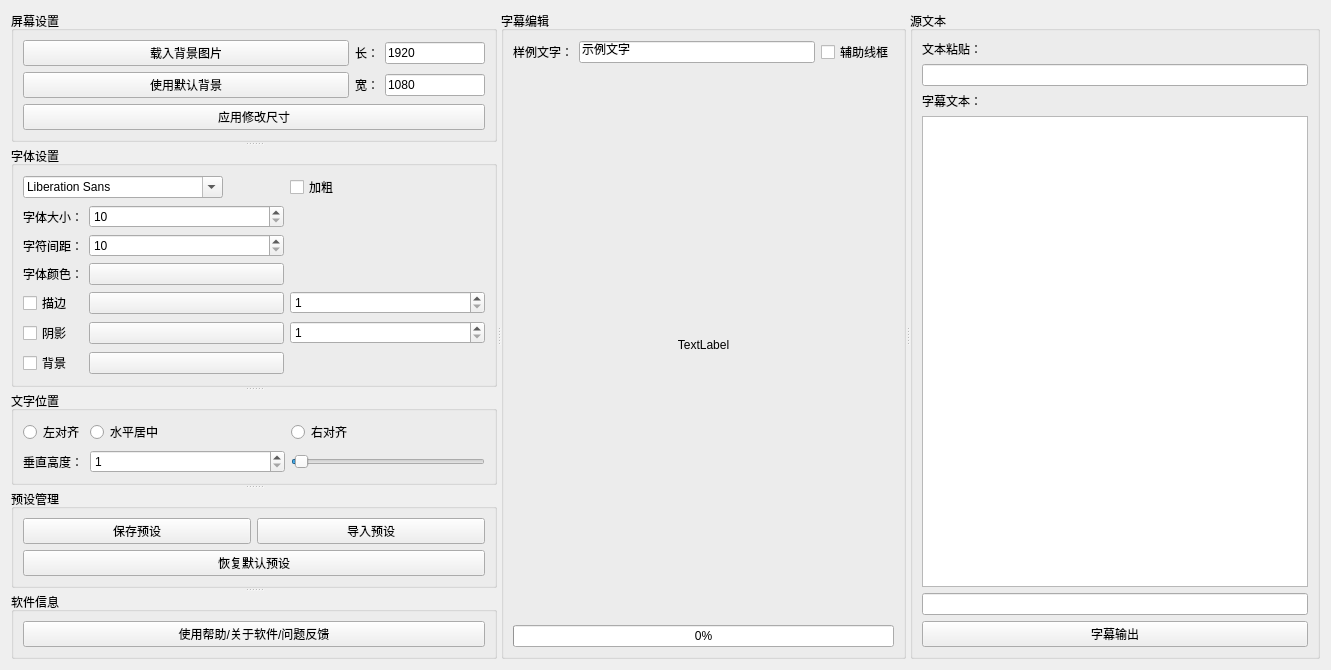
<?xml version="1.0" encoding="UTF-8"?>
<ui version="4.0">
 <class>Widget</class>
 <widget class="QWidget" name="Widget">
  <property name="geometry">
   <rect>
    <x>0</x>
    <y>0</y>
    <width>1331</width>
    <height>665</height>
   </rect>
  </property>
  <property name="sizePolicy">
   <sizepolicy hsizetype="Preferred" vsizetype="Preferred">
    <horstretch>0</horstretch>
    <verstretch>0</verstretch>
   </sizepolicy>
  </property>
  <property name="windowTitle">
   <string>Widget</string>
  </property>
  <layout class="QHBoxLayout" name="horizontalLayout">
   <item>
    <widget class="QSplitter" name="splitter_3">
     <property name="orientation">
      <enum>Qt::Horizontal</enum>
     </property>
     <widget class="QSplitter" name="splitter_2">
      <property name="orientation">
       <enum>Qt::Vertical</enum>
      </property>
      <widget class="QGroupBox" name="groupBox_2">
       <property name="sizePolicy">
        <sizepolicy hsizetype="Preferred" vsizetype="Preferred">
         <horstretch>0</horstretch>
         <verstretch>0</verstretch>
        </sizepolicy>
       </property>
       <property name="title">
        <string>屏幕设置</string>
       </property>
       <layout class="QGridLayout" name="gridLayout_2">
        <item row="3" column="1">
         <widget class="QLabel" name="label_2">
          <property name="sizePolicy">
           <sizepolicy hsizetype="Fixed" vsizetype="Preferred">
            <horstretch>0</horstretch>
            <verstretch>0</verstretch>
           </sizepolicy>
          </property>
          <property name="text">
           <string>长：</string>
          </property>
         </widget>
        </item>
        <item row="4" column="0">
         <widget class="QPushButton" name="pushButton_loadBackGroundImg_2">
          <property name="sizePolicy">
           <sizepolicy hsizetype="Preferred" vsizetype="Fixed">
            <horstretch>0</horstretch>
            <verstretch>0</verstretch>
           </sizepolicy>
          </property>
          <property name="text">
           <string>使用默认背景</string>
          </property>
         </widget>
        </item>
        <item row="4" column="2">
         <widget class="QLineEdit" name="lineEdit_height">
          <property name="sizePolicy">
           <sizepolicy hsizetype="Preferred" vsizetype="Fixed">
            <horstretch>0</horstretch>
            <verstretch>0</verstretch>
           </sizepolicy>
          </property>
          <property name="minimumSize">
           <size>
            <width>50</width>
            <height>0</height>
           </size>
          </property>
          <property name="maximumSize">
           <size>
            <width>100</width>
            <height>16777215</height>
           </size>
          </property>
          <property name="text">
           <string>1080</string>
          </property>
         </widget>
        </item>
        <item row="4" column="1">
         <widget class="QLabel" name="label_3">
          <property name="sizePolicy">
           <sizepolicy hsizetype="Fixed" vsizetype="Preferred">
            <horstretch>0</horstretch>
            <verstretch>0</verstretch>
           </sizepolicy>
          </property>
          <property name="text">
           <string>宽：</string>
          </property>
         </widget>
        </item>
        <item row="3" column="0">
         <widget class="QPushButton" name="pushButton_loadBackGroundImg">
          <property name="sizePolicy">
           <sizepolicy hsizetype="Preferred" vsizetype="Fixed">
            <horstretch>0</horstretch>
            <verstretch>0</verstretch>
           </sizepolicy>
          </property>
          <property name="text">
           <string>载入背景图片</string>
          </property>
         </widget>
        </item>
        <item row="3" column="2">
         <widget class="QLineEdit" name="lineEdit_width">
          <property name="sizePolicy">
           <sizepolicy hsizetype="Preferred" vsizetype="Fixed">
            <horstretch>0</horstretch>
            <verstretch>0</verstretch>
           </sizepolicy>
          </property>
          <property name="minimumSize">
           <size>
            <width>50</width>
            <height>0</height>
           </size>
          </property>
          <property name="maximumSize">
           <size>
            <width>100</width>
            <height>16777215</height>
           </size>
          </property>
          <property name="text">
           <string>1920</string>
          </property>
         </widget>
        </item>
        <item row="5" column="0" colspan="3">
         <widget class="QPushButton" name="pushButton_userSize">
          <property name="sizePolicy">
           <sizepolicy hsizetype="Preferred" vsizetype="Preferred">
            <horstretch>0</horstretch>
            <verstretch>0</verstretch>
           </sizepolicy>
          </property>
          <property name="text">
           <string>应用修改尺寸</string>
          </property>
         </widget>
        </item>
       </layout>
      </widget>
      <widget class="QGroupBox" name="groupBox">
       <property name="sizePolicy">
        <sizepolicy hsizetype="Preferred" vsizetype="Preferred">
         <horstretch>0</horstretch>
         <verstretch>0</verstretch>
        </sizepolicy>
       </property>
       <property name="title">
        <string>字体设置</string>
       </property>
       <layout class="QGridLayout" name="gridLayout">
        <item row="10" column="0">
         <widget class="QCheckBox" name="checkBox_textBg">
          <property name="sizePolicy">
           <sizepolicy hsizetype="Preferred" vsizetype="Fixed">
            <horstretch>0</horstretch>
            <verstretch>0</verstretch>
           </sizepolicy>
          </property>
          <property name="text">
           <string>背景</string>
          </property>
         </widget>
        </item>
        <item row="8" column="1">
         <widget class="QPushButton" name="pushButton_shadowColor">
          <property name="sizePolicy">
           <sizepolicy hsizetype="Preferred" vsizetype="Fixed">
            <horstretch>0</horstretch>
            <verstretch>0</verstretch>
           </sizepolicy>
          </property>
         </widget>
        </item>
        <item row="5" column="0">
         <widget class="QLabel" name="label_8">
          <property name="sizePolicy">
           <sizepolicy hsizetype="Fixed" vsizetype="Preferred">
            <horstretch>0</horstretch>
            <verstretch>0</verstretch>
           </sizepolicy>
          </property>
          <property name="text">
           <string>字符间距：</string>
          </property>
         </widget>
        </item>
        <item row="8" column="0">
         <widget class="QCheckBox" name="checkBox_shadow">
          <property name="sizePolicy">
           <sizepolicy hsizetype="Preferred" vsizetype="Fixed">
            <horstretch>0</horstretch>
            <verstretch>0</verstretch>
           </sizepolicy>
          </property>
          <property name="text">
           <string>阴影</string>
          </property>
         </widget>
        </item>
        <item row="7" column="1">
         <widget class="QPushButton" name="pushButton_outlineColor">
          <property name="sizePolicy">
           <sizepolicy hsizetype="Preferred" vsizetype="Fixed">
            <horstretch>0</horstretch>
            <verstretch>0</verstretch>
           </sizepolicy>
          </property>
         </widget>
        </item>
        <item row="10" column="1">
         <widget class="QPushButton" name="pushButton_textBgColor">
          <property name="sizePolicy">
           <sizepolicy hsizetype="Preferred" vsizetype="Fixed">
            <horstretch>0</horstretch>
            <verstretch>0</verstretch>
           </sizepolicy>
          </property>
         </widget>
        </item>
        <item row="4" column="0">
         <widget class="QLabel" name="label">
          <property name="sizePolicy">
           <sizepolicy hsizetype="Fixed" vsizetype="Preferred">
            <horstretch>0</horstretch>
            <verstretch>0</verstretch>
           </sizepolicy>
          </property>
          <property name="text">
           <string>字体大小：</string>
          </property>
         </widget>
        </item>
        <item row="8" column="2">
         <widget class="QSpinBox" name="spinBox_shadowOffset">
          <property name="sizePolicy">
           <sizepolicy hsizetype="Preferred" vsizetype="Fixed">
            <horstretch>0</horstretch>
            <verstretch>0</verstretch>
           </sizepolicy>
          </property>
          <property name="minimumSize">
           <size>
            <width>100</width>
            <height>0</height>
           </size>
          </property>
          <property name="minimum">
           <number>1</number>
          </property>
          <property name="maximum">
           <number>20</number>
          </property>
         </widget>
        </item>
        <item row="2" column="0" colspan="2">
         <widget class="QFontComboBox" name="fontComboBox">
          <property name="sizePolicy">
           <sizepolicy hsizetype="Preferred" vsizetype="Fixed">
            <horstretch>0</horstretch>
            <verstretch>0</verstretch>
           </sizepolicy>
          </property>
          <property name="maximumSize">
           <size>
            <width>200</width>
            <height>16777215</height>
           </size>
          </property>
         </widget>
        </item>
        <item row="7" column="0">
         <widget class="QCheckBox" name="checkBox_outline">
          <property name="sizePolicy">
           <sizepolicy hsizetype="Preferred" vsizetype="Fixed">
            <horstretch>0</horstretch>
            <verstretch>0</verstretch>
           </sizepolicy>
          </property>
          <property name="text">
           <string>描边</string>
          </property>
         </widget>
        </item>
        <item row="7" column="2">
         <widget class="QSpinBox" name="spinBox_outlineWidth">
          <property name="sizePolicy">
           <sizepolicy hsizetype="Preferred" vsizetype="Fixed">
            <horstretch>0</horstretch>
            <verstretch>0</verstretch>
           </sizepolicy>
          </property>
          <property name="minimumSize">
           <size>
            <width>100</width>
            <height>0</height>
           </size>
          </property>
          <property name="minimum">
           <number>1</number>
          </property>
          <property name="maximum">
           <number>20</number>
          </property>
         </widget>
        </item>
        <item row="5" column="1">
         <widget class="QSpinBox" name="spinBox_letterSpace">
          <property name="sizePolicy">
           <sizepolicy hsizetype="Preferred" vsizetype="Fixed">
            <horstretch>0</horstretch>
            <verstretch>0</verstretch>
           </sizepolicy>
          </property>
          <property name="minimum">
           <number>10</number>
          </property>
          <property name="maximum">
           <number>200</number>
          </property>
         </widget>
        </item>
        <item row="4" column="1">
         <widget class="QSpinBox" name="spinBox_FongSize">
          <property name="sizePolicy">
           <sizepolicy hsizetype="Preferred" vsizetype="Fixed">
            <horstretch>0</horstretch>
            <verstretch>0</verstretch>
           </sizepolicy>
          </property>
          <property name="minimum">
           <number>10</number>
          </property>
          <property name="maximum">
           <number>200</number>
          </property>
          <property name="singleStep">
           <number>1</number>
          </property>
         </widget>
        </item>
        <item row="6" column="1">
         <widget class="QPushButton" name="pushButton_fontColor">
          <property name="sizePolicy">
           <sizepolicy hsizetype="Preferred" vsizetype="Fixed">
            <horstretch>0</horstretch>
            <verstretch>0</verstretch>
           </sizepolicy>
          </property>
         </widget>
        </item>
        <item row="2" column="2">
         <widget class="QCheckBox" name="checkBox_fontBold">
          <property name="sizePolicy">
           <sizepolicy hsizetype="Preferred" vsizetype="Fixed">
            <horstretch>0</horstretch>
            <verstretch>0</verstretch>
           </sizepolicy>
          </property>
          <property name="text">
           <string>加粗</string>
          </property>
         </widget>
        </item>
        <item row="6" column="0">
         <widget class="QLabel" name="label_7">
          <property name="text">
           <string>字体颜色：</string>
          </property>
         </widget>
        </item>
       </layout>
      </widget>
      <widget class="QGroupBox" name="groupBox_4">
       <property name="title">
        <string>文字位置</string>
       </property>
       <layout class="QGridLayout" name="gridLayout_6">
        <item row="2" column="1">
         <widget class="QSpinBox" name="spinBox_positionY">
          <property name="sizePolicy">
           <sizepolicy hsizetype="Preferred" vsizetype="Fixed">
            <horstretch>0</horstretch>
            <verstretch>0</verstretch>
           </sizepolicy>
          </property>
          <property name="minimum">
           <number>1</number>
          </property>
          <property name="maximum">
           <number>5000</number>
          </property>
         </widget>
        </item>
        <item row="2" column="2">
         <widget class="QSlider" name="horizontalSlider_y">
          <property name="sizePolicy">
           <sizepolicy hsizetype="Preferred" vsizetype="Fixed">
            <horstretch>0</horstretch>
            <verstretch>0</verstretch>
           </sizepolicy>
          </property>
          <property name="maximum">
           <number>5000</number>
          </property>
          <property name="pageStep">
           <number>100</number>
          </property>
          <property name="value">
           <number>90</number>
          </property>
          <property name="orientation">
           <enum>Qt::Horizontal</enum>
          </property>
         </widget>
        </item>
        <item row="1" column="1">
         <widget class="QRadioButton" name="radioButton_alignCenter">
          <property name="text">
           <string>水平居中</string>
          </property>
         </widget>
        </item>
        <item row="1" column="0">
         <widget class="QRadioButton" name="radioButton_alignLeft">
          <property name="text">
           <string>左对齐</string>
          </property>
         </widget>
        </item>
        <item row="1" column="2">
         <widget class="QRadioButton" name="radioButton_alignRight">
          <property name="text">
           <string>右对齐</string>
          </property>
         </widget>
        </item>
        <item row="2" column="0">
         <widget class="QLabel" name="label_9">
          <property name="sizePolicy">
           <sizepolicy hsizetype="Fixed" vsizetype="Preferred">
            <horstretch>0</horstretch>
            <verstretch>0</verstretch>
           </sizepolicy>
          </property>
          <property name="text">
           <string>垂直高度：</string>
          </property>
         </widget>
        </item>
       </layout>
      </widget>
      <widget class="QGroupBox" name="groupBox_3">
       <property name="sizePolicy">
        <sizepolicy hsizetype="Preferred" vsizetype="Preferred">
         <horstretch>0</horstretch>
         <verstretch>0</verstretch>
        </sizepolicy>
       </property>
       <property name="title">
        <string>预设管理</string>
       </property>
       <layout class="QGridLayout" name="gridLayout_3">
        <item row="1" column="0" colspan="2">
         <widget class="QPushButton" name="pushButton">
          <property name="sizePolicy">
           <sizepolicy hsizetype="Preferred" vsizetype="Fixed">
            <horstretch>0</horstretch>
            <verstretch>0</verstretch>
           </sizepolicy>
          </property>
          <property name="text">
           <string>恢复默认预设</string>
          </property>
         </widget>
        </item>
        <item row="0" column="0">
         <widget class="QPushButton" name="pushButton_saveSets">
          <property name="sizePolicy">
           <sizepolicy hsizetype="Preferred" vsizetype="Fixed">
            <horstretch>0</horstretch>
            <verstretch>0</verstretch>
           </sizepolicy>
          </property>
          <property name="text">
           <string>保存预设</string>
          </property>
         </widget>
        </item>
        <item row="0" column="1">
         <widget class="QPushButton" name="pushButton_importSets">
          <property name="sizePolicy">
           <sizepolicy hsizetype="Preferred" vsizetype="Fixed">
            <horstretch>0</horstretch>
            <verstretch>0</verstretch>
           </sizepolicy>
          </property>
          <property name="text">
           <string>导入预设</string>
          </property>
         </widget>
        </item>
       </layout>
      </widget>
      <widget class="QGroupBox" name="groupBox_5">
       <property name="title">
        <string>软件信息</string>
       </property>
       <layout class="QGridLayout" name="gridLayout_7">
        <item row="0" column="0">
         <widget class="QPushButton" name="pushButton_about">
          <property name="sizePolicy">
           <sizepolicy hsizetype="Minimum" vsizetype="Preferred">
            <horstretch>0</horstretch>
            <verstretch>0</verstretch>
           </sizepolicy>
          </property>
          <property name="text">
           <string>使用帮助/关于软件/问题反馈</string>
          </property>
         </widget>
        </item>
       </layout>
      </widget>
     </widget>
     <widget class="QSplitter" name="splitter">
      <property name="sizePolicy">
       <sizepolicy hsizetype="Preferred" vsizetype="Preferred">
        <horstretch>0</horstretch>
        <verstretch>0</verstretch>
       </sizepolicy>
      </property>
      <property name="orientation">
       <enum>Qt::Horizontal</enum>
      </property>
      <widget class="QGroupBox" name="groupBox_center">
       <property name="sizePolicy">
        <sizepolicy hsizetype="Expanding" vsizetype="Preferred">
         <horstretch>0</horstretch>
         <verstretch>0</verstretch>
        </sizepolicy>
       </property>
       <property name="title">
        <string>字幕编辑</string>
       </property>
       <layout class="QGridLayout" name="gridLayout_4">
        <item row="0" column="0">
         <widget class="QLabel" name="label_6">
          <property name="sizePolicy">
           <sizepolicy hsizetype="Fixed" vsizetype="Preferred">
            <horstretch>0</horstretch>
            <verstretch>0</verstretch>
           </sizepolicy>
          </property>
          <property name="text">
           <string>样例文字：</string>
          </property>
         </widget>
        </item>
        <item row="0" column="4">
         <widget class="QCheckBox" name="checkBox_helpLine">
          <property name="sizePolicy">
           <sizepolicy hsizetype="Fixed" vsizetype="Fixed">
            <horstretch>0</horstretch>
            <verstretch>0</verstretch>
           </sizepolicy>
          </property>
          <property name="text">
           <string>辅助线框</string>
          </property>
         </widget>
        </item>
        <item row="1" column="0" colspan="5">
         <widget class="LabelBg" name="label_screen">
          <property name="text">
           <string>TextLabel</string>
          </property>
          <property name="alignment">
           <set>Qt::AlignCenter</set>
          </property>
         </widget>
        </item>
        <item row="2" column="0" colspan="5">
         <widget class="QProgressBar" name="progressBar">
          <property name="sizePolicy">
           <sizepolicy hsizetype="Preferred" vsizetype="Fixed">
            <horstretch>0</horstretch>
            <verstretch>0</verstretch>
           </sizepolicy>
          </property>
          <property name="value">
           <number>0</number>
          </property>
         </widget>
        </item>
        <item row="0" column="1" colspan="3">
         <widget class="QLineEdit" name="lineEdit">
          <property name="sizePolicy">
           <sizepolicy hsizetype="Preferred" vsizetype="Fixed">
            <horstretch>0</horstretch>
            <verstretch>0</verstretch>
           </sizepolicy>
          </property>
          <property name="text">
           <string>示例文字</string>
          </property>
         </widget>
        </item>
       </layout>
      </widget>
      <widget class="QGroupBox" name="groupBox_right">
       <property name="sizePolicy">
        <sizepolicy hsizetype="Preferred" vsizetype="Preferred">
         <horstretch>0</horstretch>
         <verstretch>0</verstretch>
        </sizepolicy>
       </property>
       <property name="title">
        <string>源文本</string>
       </property>
       <layout class="QVBoxLayout" name="verticalLayout_2">
        <item>
         <widget class="QLabel" name="label_4">
          <property name="sizePolicy">
           <sizepolicy hsizetype="Fixed" vsizetype="Preferred">
            <horstretch>0</horstretch>
            <verstretch>0</verstretch>
           </sizepolicy>
          </property>
          <property name="text">
           <string>文本粘贴：</string>
          </property>
         </widget>
        </item>
        <item>
         <widget class="QLineEdit" name="lineEdit_srcText">
          <property name="sizePolicy">
           <sizepolicy hsizetype="Preferred" vsizetype="Fixed">
            <horstretch>0</horstretch>
            <verstretch>0</verstretch>
           </sizepolicy>
          </property>
          <property name="minimumSize">
           <size>
            <width>0</width>
            <height>0</height>
           </size>
          </property>
         </widget>
        </item>
        <item>
         <widget class="QLabel" name="label_5">
          <property name="sizePolicy">
           <sizepolicy hsizetype="Fixed" vsizetype="Preferred">
            <horstretch>0</horstretch>
            <verstretch>0</verstretch>
           </sizepolicy>
          </property>
          <property name="text">
           <string>字幕文本：</string>
          </property>
         </widget>
        </item>
        <item>
         <widget class="QTextEdit" name="textEdit_subtitleText">
          <property name="sizePolicy">
           <sizepolicy hsizetype="Preferred" vsizetype="Expanding">
            <horstretch>0</horstretch>
            <verstretch>0</verstretch>
           </sizepolicy>
          </property>
          <property name="html">
           <string>&lt;!DOCTYPE HTML PUBLIC &quot;-//W3C//DTD HTML 4.0//EN&quot; &quot;http://www.w3.org/TR/REC-html40/strict.dtd&quot;&gt;
&lt;html&gt;&lt;head&gt;&lt;meta name=&quot;qrichtext&quot; content=&quot;1&quot; /&gt;&lt;style type=&quot;text/css&quot;&gt;
p, li { white-space: pre-wrap; }
&lt;/style&gt;&lt;/head&gt;&lt;body style=&quot; font-family:'SimSun'; font-size:9pt; font-weight:400; font-style:normal;&quot;&gt;
&lt;p style=&quot;-qt-paragraph-type:empty; margin-top:0px; margin-bottom:0px; margin-left:0px; margin-right:0px; -qt-block-indent:0; text-indent:0px;&quot;&gt;&lt;br /&gt;&lt;/p&gt;&lt;/body&gt;&lt;/html&gt;</string>
          </property>
         </widget>
        </item>
        <item>
         <widget class="QLineEdit" name="lineEdit_subtitleName">
          <property name="sizePolicy">
           <sizepolicy hsizetype="Preferred" vsizetype="Fixed">
            <horstretch>0</horstretch>
            <verstretch>0</verstretch>
           </sizepolicy>
          </property>
         </widget>
        </item>
        <item>
         <widget class="QPushButton" name="pushButton_pngSequence">
          <property name="sizePolicy">
           <sizepolicy hsizetype="Preferred" vsizetype="Fixed">
            <horstretch>0</horstretch>
            <verstretch>0</verstretch>
           </sizepolicy>
          </property>
          <property name="text">
           <string>字幕输出</string>
          </property>
         </widget>
        </item>
       </layout>
      </widget>
     </widget>
    </widget>
   </item>
  </layout>
 </widget>
 <customwidgets>
  <customwidget>
   <class>LabelBg</class>
   <extends>QLabel</extends>
   <header>labelbg.h</header>
  </customwidget>
 </customwidgets>
 <resources/>
 <connections/>
</ui>
